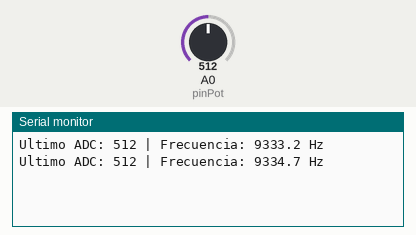
A sketch run on a simulated Arduino Uno, built with avr-gcc and run on an emulated ATmega328P. Parts: the last lines printed to the serial monitor. Inputs (shaded band) come from the test bench; at power-on: A0 (pinPot) = 512.

Above: at 1.2 s.
1.3 s: A0 (pinPot) set to 716
At 2.0 s:
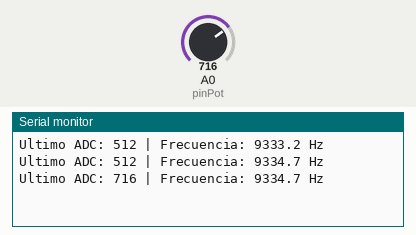
2.8 s: A0 (pinPot) set to 900
At 2.8 s:
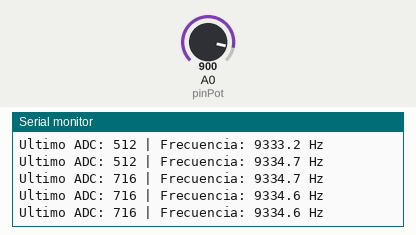
Timing chart, 0 to 5.8 s (numbered marks = the images above; inputs shaded):
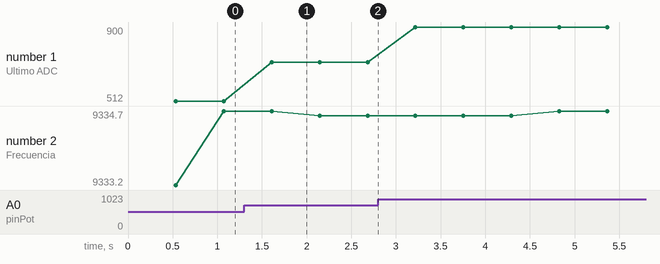

Measured:
- after the input at 1.3 s, the serial monitor: prints a new line after 0.31 s (image 1)
- plotted number 1: 512 → 716 after the input at 1.3 s, 716 → 900 after the input at 2.8 s

The sketch:

ej_1a.ino
```cpp
const int pinPot = A0;
const unsigned long N = 5000; // cantidad fija de muestras
int valor = 0;

void setup() {
  Serial.begin(115200);

}

void loop() {
  unsigned long start = micros();

  for (unsigned long i = 0; i < N; i++) {
    valor = analogRead(pinPot);
  }

  unsigned long elapsed = micros() - start;
  float frecuencia = N * 1000000.0 / elapsed;

  Serial.print("Ultimo ADC: ");
  Serial.print(valor);
  Serial.print(" | Frecuencia: ");
  Serial.print(frecuencia, 1);
  Serial.println(" Hz");

}
```
